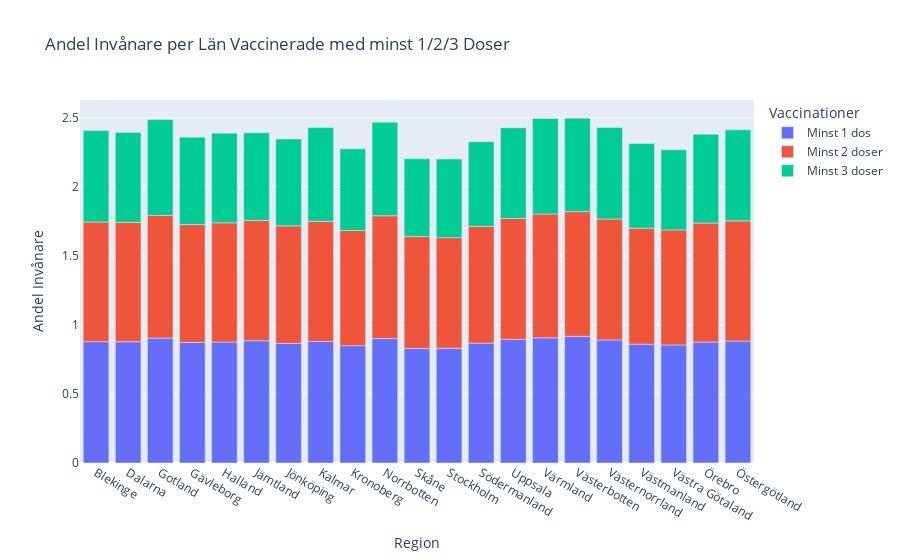

The code cell stored with this chart in its notebook:
### Markdown cell above
### Plotting without grouping bars
Hard to read with doses stacked on top of each other  
Can be misread as 250% of population being vaccinated  

It does however give an indication of average amount of doses in the different regions

### Code cell
px.bar(
    df_andel,
    title="Andel Invånare per Län Vaccinerade med minst 1/2/3 Doser",
    labels={"value": "Andel Invånare", "variable": "Vaccinationer"},
)

### Figure 1 — Plotly figure (JSON) as saved in the notebook; plotly's stock layout.template omitted (floating-point values rounded to 4 significant figures)
{"data": [{"alignmentgroup": "True", "hovertemplate": "Vaccinationer=Minst 1 dos<br>Region=%{x}<br>Andel Invånare=%{y}<extra></extra>", "legendgroup": "Minst 1 dos", "marker": {"color": "#636efa", "pattern": {"shape": ""}}, "name": "Minst 1 dos", "offsetgroup": "Minst 1 dos", "orientation": "v", "showlegend": true, "textposition": "auto", "type": "bar", "x": ["Blekinge", "Dalarna", "Gotland", "Gävleborg", "Halland", "Jämtland", "Jönköping", "Kalmar", "Kronoberg", "Norrbotten", "Skåne", "Stockholm", "Södermanland", "Uppsala", "Värmland", "Västerbotten", "Västernorrland", "Västmanland", "Västra Götaland", "Örebro", "Östergötland"], "xaxis": "x", "y": [0.8792, 0.8784, 0.9047, 0.8738, 0.8765, 0.8859, 0.8664, 0.8808, 0.8498, 0.9015, 0.8293, 0.8312, 0.8683, 0.8954, 0.9072, 0.9178, 0.8913, 0.861, 0.8551, 0.8759, 0.8834], "yaxis": "y"}, {"alignmentgroup": "True", "hovertemplate": "Vaccinationer=Minst 2 doser<br>Region=%{x}<br>Andel Invånare=%{y}<extra></extra>", "legendgroup": "Minst 2 doser", "marker": {"color": "#EF553B", "pattern": {"shape": ""}}, "name": "Minst 2 doser", "offsetgroup": "Minst 2 doser", "orientation": "v", "showlegend": true, "textposition": "auto", "type": "bar", "x": ["Blekinge", "Dalarna", "Gotland", "Gävleborg", "Halland", "Jämtland", "Jönköping", "Kalmar", "Kronoberg", "Norrbotten", "Skåne", "Stockholm", "Södermanland", "Uppsala", "Värmland", "Västerbotten", "Västernorrland", "Västmanland", "Västra Götaland", "Örebro", "Östergötland"], "xaxis": "x", "y": [0.8665, 0.8649, 0.8888, 0.8535, 0.8636, 0.8711, 0.8516, 0.8697, 0.8347, 0.8897, 0.8109, 0.8011, 0.8461, 0.8757, 0.8968, 0.9034, 0.8762, 0.84, 0.8336, 0.8624, 0.8709], "yaxis": "y"}, {"alignmentgroup": "True", "hovertemplate": "Vaccinationer=Minst 3 doser<br>Region=%{x}<br>Andel Invånare=%{y}<extra></extra>", "legendgroup": "Minst 3 doser", "marker": {"color": "#00cc96", "pattern": {"shape": ""}}, "name": "Minst 3 doser", "offsetgroup": "Minst 3 doser", "orientation": "v", "showlegend": true, "textposition": "auto", "type": "bar", "x": ["Blekinge", "Dalarna", "Gotland", "Gävleborg", "Halland", "Jämtland", "Jönköping", "Kalmar", "Kronoberg", "Norrbotten", "Skåne", "Stockholm", "Södermanland", "Uppsala", "Värmland", "Västerbotten", "Västernorrland", "Västmanland", "Västra Götaland", "Örebro", "Östergötland"], "xaxis": "x", "y": [0.6622, 0.6518, 0.694, 0.6329, 0.6494, 0.6355, 0.6286, 0.679, 0.5911, 0.678, 0.5639, 0.5695, 0.6134, 0.6572, 0.6924, 0.6769, 0.6631, 0.6128, 0.5809, 0.643, 0.6591], "yaxis": "y"}], "layout": {"barmode": "relative", "legend": {"title": {"text": "Vaccinationer"}, "tracegroupgap": 0}, "title": {"text": "Andel Invånare per Län Vaccinerade med minst 1/2/3 Doser"}, "xaxis": {"anchor": "y", "domain": [0, 1], "title": {"text": "Region"}}, "yaxis": {"anchor": "x", "domain": [0, 1], "title": {"text": "Andel Invånare"}}}}
